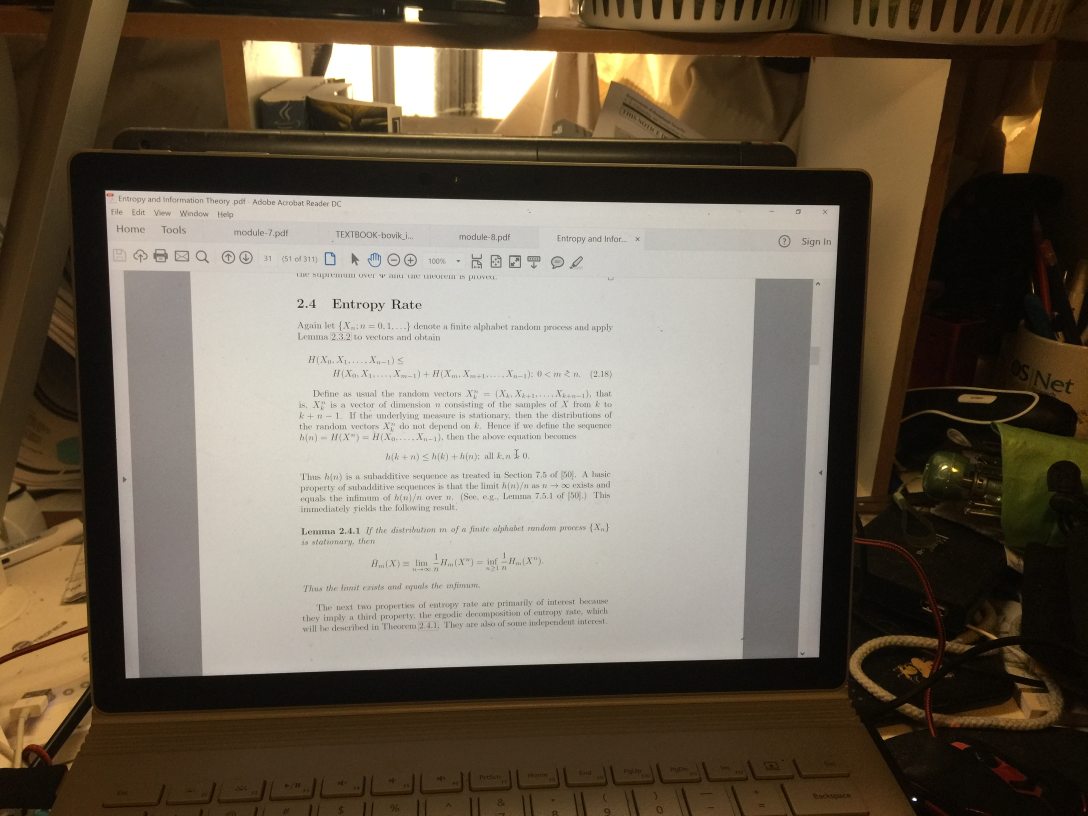
#> input picture pics/1.JPG, 3264 x 2448 px, found by its file name (shown at 1/3 size); its folder holds only this picture in this run
$ python scanner.py   (older library calls are emulated)
#> lines starting #> are read from the running program, lines starting #| are printed output that depends on the picture; after the words box and inside, x2 and y2 are one past the last pixel; in counts of white or black regions, pixels touching at a corner belong together
import numpy as np
import cv2


def average(img):
	w=img.shape[0]
	h=img.shape[1]

	s=sum(sum(img))
	s=s/(w*h)
	return s


def showScaledImage(windowname,image):
	cv2.namedWindow(windowname,cv2.WINDOW_NORMAL)
	cv2.imshow(windowname,image)
	cv2.resizeWindow(windowname, 1200,800)


def findScreenContour(cnts):
	cnts = sorted(cnts, key = cv2.contourArea, reverse = True)[:10]
	for c in cnts:
		peri = cv2.arcLength(c, True)
		approx = cv2.approxPolyDP(c, 0.02 * peri, True)
		if len(approx) == 4:
			screenCnt = approx
			break
	return screenCnt


#get the transform matrix for a 4 points
def transformMatrix(cnt):
	inp=np.zeros((4,2))
	for i in range(cnt.shape[0]):
		inp[i]=np.reshape(cnt[i],(2,))
	inp=np.float32(inp)

	#ordered points in rect
	#get the center of the 4 points and compare each point with it.
	cenx=0
	ceny=0;
	for i in range(4):
		cenx=cenx+inp[i,0]
		ceny=ceny+inp[i,1]
	cenx=cenx/4
	ceny=ceny/4

	rect=np.zeros((4,2))
	for i in range(4):
		if inp[i,0] <cenx and inp[i,1]< ceny:
			rect[0]=inp[i]
		if inp[i,0]>= cenx and inp[i,1] >= ceny:
			rect[2]=inp[i]
		if inp[i,0]>= cenx and inp[i,1] < ceny:
			rect[3]=inp[i]
		if inp[i,0]< cenx and inp[i,1] >= ceny:
			rect[1]=inp[i]
	rect=np.float32(rect)

	output=np.float32([[0,0],[0,800],[1200,800],[1200,0]])

	M = cv2.getPerspectiveTransform(rect,output)
	return M


def runall():
	for i in range(1,18):
		print("pics\\"+str(int(i))+".jpg")
		image = cv2.imread("pics\\"+str(int(i))+".jpg")
#> image is the input picture: shape (2448, 3264, 3); mean B, G, R 83.5, 99, 110
		dst,_=process(image)
#> in process, `gray = cv2.cvtColor(image, cv2.COLOR_BGR2GRAY)`:
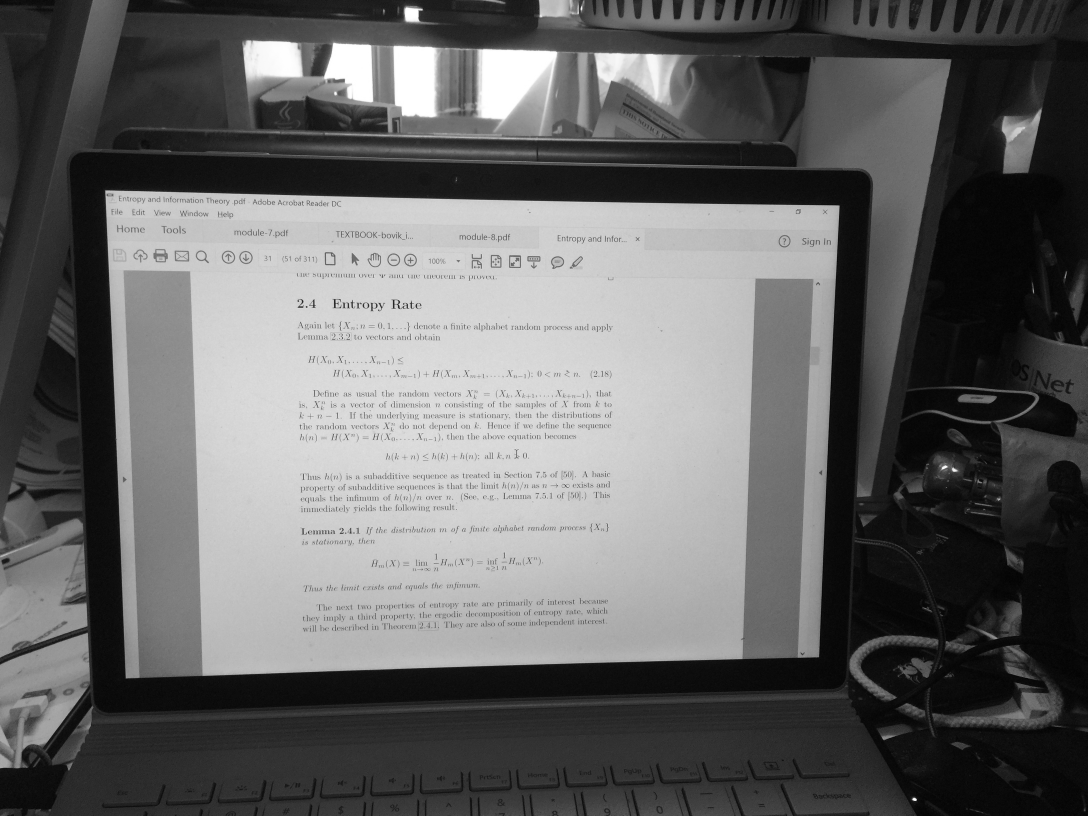
#> gray: shape (2448, 3264) (shown at 1/3 size); min 0, max 255, mean 100.5
		cv2.imwrite("output\\"+str(i)+".jpg",dst)


def testDisplay(k):
	image=cv2.imread("pics\\"+str(int(k))+".jpg")

	dst,cnt=process(image)

	#showScaledImage("edged",edged)
	cv2.drawContours(image,cnt,-1,(0,255,0),30)
	showScaledImage("contours",image)
	showScaledImage("screen",dst)

	cv2.waitKey(0)


def process(image):
	orig = image.copy()
	gray = cv2.cvtColor(image, cv2.COLOR_BGR2GRAY)
	av=average(gray)
#> in average, `s=sum(sum(img))`: s = 416205
#> in average, `s=s/(w*h)`: s = 0.0521
	ret,gray = cv2.threshold(gray,av/2,255,cv2.THRESH_TOZERO)

	gray = cv2.GaussianBlur(gray, (5, 5), 0)

	#eualize histogram does not help much.
	#gray=cv2.equalizeHist(gray)
	edged = cv2.Canny(gray, 75, 200)
	_,cnts, _ = cv2.findContours(edged.copy(), 1, 2)
	cnt=findScreenContour(cnts)
	tm=transformMatrix(cnt)
	#use original image, not the blurred one
	dst=cv2.warpPerspective(orig,tm,(1200,800))
	return dst,cnt


runall()
#> in process, `ret,gray = cv2.threshold(gray,av/2,255,cv2.THRESH_TOZERO)`: ret = 0
#> in process, `edged = cv2.Canny(gray, 75, 200)`:
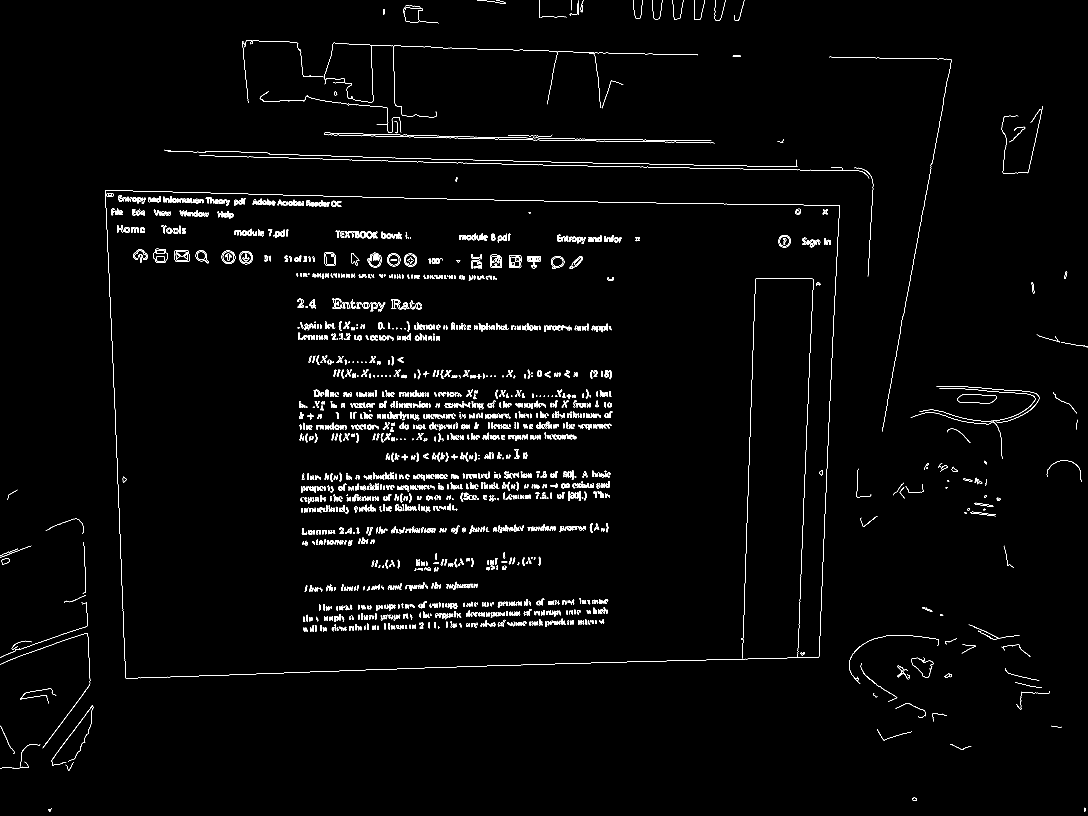
#> edged: shape (2448, 3264) (shown at 1/3 size); 1.4% white in thin lines or dots
#> in process, `_,cnts, _ = cv2.findContours(edged.copy(), 1, 2)`: cnts = 3690 contours, 1351 with area under 20; largest, box (x1, y1, x2, y2) and area: (315, 571, 2519, 2036) 3004302, (315, 571, 2519, 2036) 3004296, (2872, 1182, 2991, 1211) 2584, (2872, 1182, 2991, 1211) 2552, (460, 746, 504, 788) 1448
#> in findScreenContour, `cnts = sorted(cnts, key = cv2.contourArea, reverse = True)[:10]`: cnts = 10 contours; largest, box (x1, y1, x2, y2) and area: (315, 571, 2519, 2036) 3004302, (315, 571, 2519, 2036) 3004296, (2872, 1182, 2991, 1211) 2584, (2872, 1182, 2991, 1211) 2552, (460, 746, 504, 788) 1448
#> the loop in findScreenContour, `for c in cnts:` made 1 pass
#> (peri, screenCnt) on pass 1: (7217.9, [[316, 571], [377, 2034], [2456, 1971], [2518, 616]])
#> in process, `cnt=findScreenContour(cnts)`: cnt = [[316, 571], [377, 2034], [2456, 1971], [2518, 616]]
#> after the loop in transformMatrix, `for i in range(cnt.shape[0]):`: inp has the same summary as cnt in process
#> the loop in transformMatrix, `for i in range(4):` made 4 passes
#> (cenx, ceny) on passes 1 to 4: (316, 571), (693, 2605), (3149, 4576), (5667, 5192)
#> after the loop in transformMatrix, `for i in range(4):`: cenx = 5667; ceny = 5192
#> in transformMatrix, `cenx=cenx/4`: cenx = 1416.8
#> in transformMatrix, `ceny=ceny/4`: ceny = 1298
#> after the loop in transformMatrix, `for i in range(4):`: rect has the same summary as cnt in process
#> in transformMatrix, `M = cv2.getPerspectiveTransform(rect,output)`: M = [[0.488, -0.0203, -142.6], [-0.0102, 0.499, -281.9], [-3.28e-05, -3.71e-05, 1]]
#> in process, `tm=transformMatrix(cnt)`: tm has the same summary as M in transformMatrix
#> in process, `dst=cv2.warpPerspective(orig,tm,(1200,800))`:
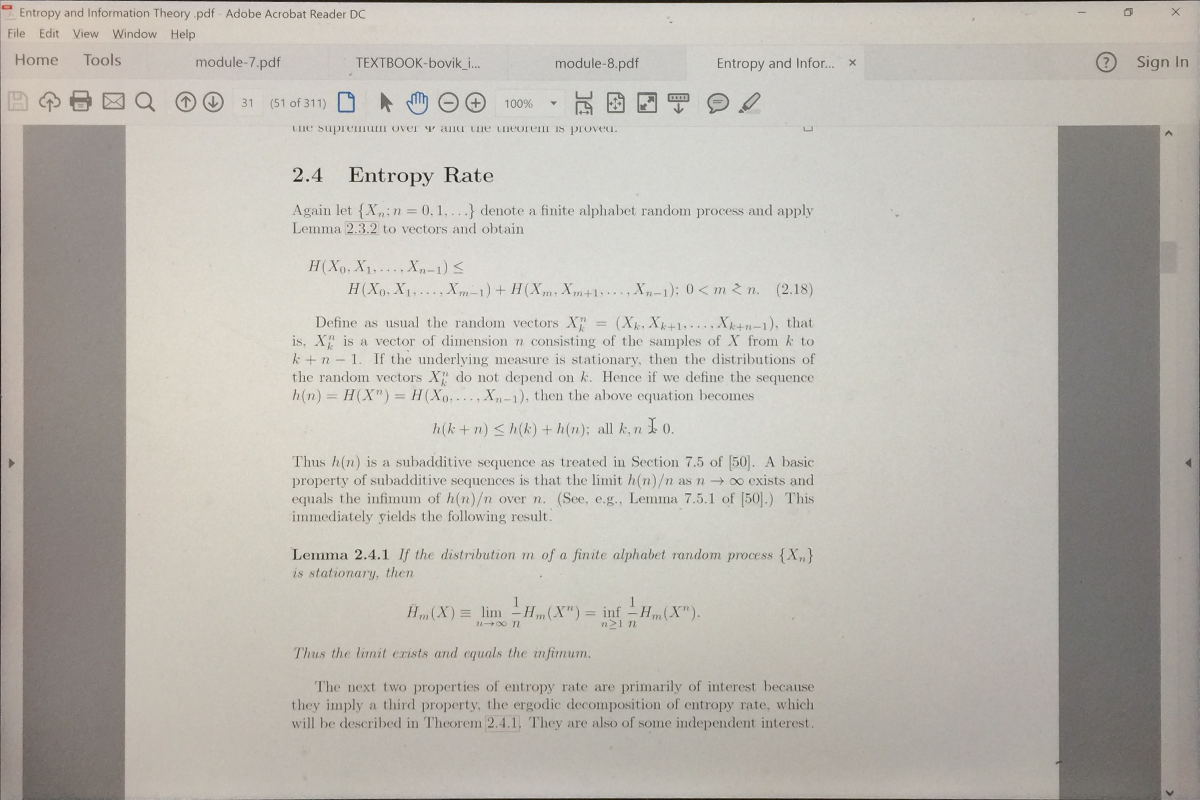
#> dst: shape (800, 1200, 3); mean B, G, R 176.7, 184.2, 187.9
#> (the run stopped early here; a loop or call above may not have finished)
